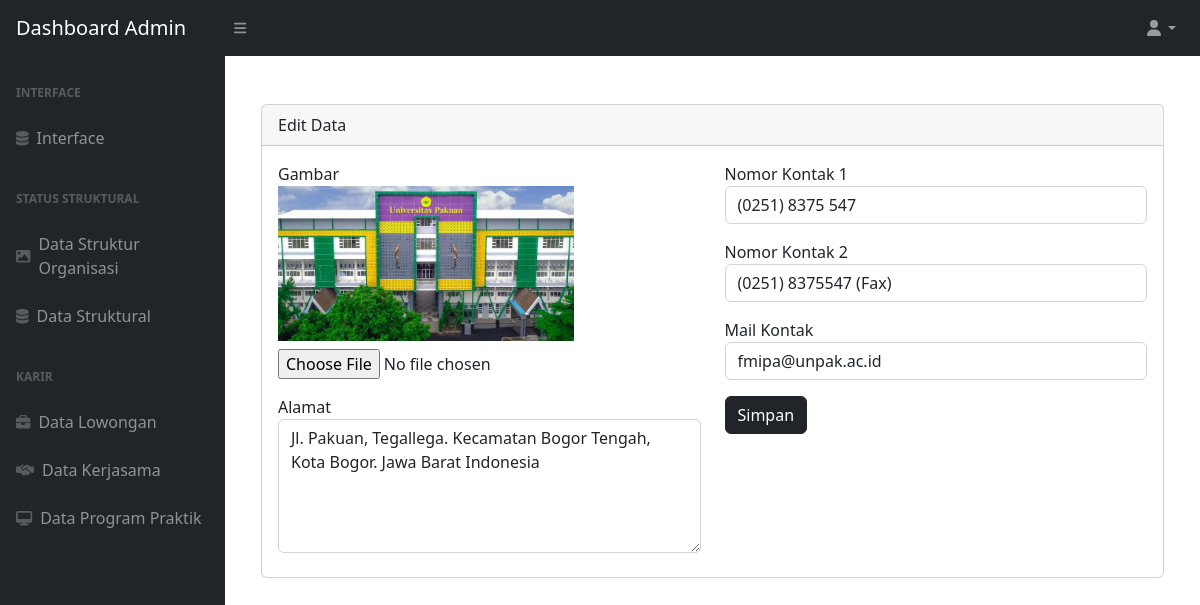
The app's page /admin.php?page=edit-interface&id=1 (signed in) with its own data.
### tables this page shows
CREATE TABLE `interface` (
  `id` int(10) NOT NULL,
  `jumbotron` varchar(255) NOT NULL,
  `address` text NOT NULL,
  `number_contact1` varchar(255) NOT NULL,
  `number_contact2` varchar(225) NOT NULL,
  `mail_contact` varchar(255) NOT NULL
);

### page/admin/edit-interface.php (the view, shortened to what this page needs)
<?php
include 'koneksi.php';
if (isset($_GET['id'])) {
    $id = ($_GET["id"]);
    $query = "SELECT * FROM interface WHERE id='$id'";
    $result = mysqli_query($koneksi2, $query);
    $data = mysqli_fetch_assoc($result);
} else {
    echo "<script>alert('Masukkan data id.');window.location='admin.php?page=jumbotron-admin';</script>";
}
?>
<div class="container">
    <div class="card mt-5">
        <div class="card-header">
            Edit Data
        </div>
        <div class="card-body">
            <form method="POST" action="proses.php?aksi=edit-interface" enctype="multipart/form-data">
                <div class="row">
                    <div class="col-sm-6">
                        <div class="form-group mb-3">
                            <label>Gambar</label>
                            <br>
                            <img class="mb-2" style="width: 70%;" src="image/<?php echo $data['jumbotron']; ?>">
                            <br>
                            <input type="file" name="jumbotron" />
                        </div>
                        <div class="form-group mb-2">
                            <label>Alamat</label>
                            <textarea class="form-control" id="exampleFormControlTextarea1" name="address" rows="5"><?php echo $data['address']; ?></textarea>
                        </div>
                    </div>
                    <div class="col-sm-6">
                        <div class="form-group mb-3">
                            <label>Nomor Kontak 1</label>
                            <input class="form-control" type="text" name="number_contact1" value="<?php echo $data['number_contact1']; ?>" autofocus="" />
                        </div>
                        <div class="form-group mb-3">
                            <label>Nomor Kontak 2</label>
                            <input class="form-control" type="text" name="number_contact2" value="<?php echo $data['number_contact2']; ?>" autofocus="" />
                        </div>
                        <div class="form-group mb-3">
                            <label>Mail Kontak</label>
                            <input class="form-control" type="text" name="mail_contact" value="<?php echo $data['mail_contact']; ?>" autofocus="" />
                        </div>
                        <button type="submit" class="btn btn-md btn-block btn-dark">
                            Simpan
                        </button>
                    </div>
                </div>
            </form>
        </div>
    </div>
</div>
</div>

### records on screen
interface: jumbotron (picture), address "Jl. Pakuan, Tegallega. Kecamatan Bogor Tengah, Kota Bogor. Jawa Barat Indonesia", number_contact1 "(0251) 8375 547", number_contact2 "(0251) 8375547 (Fax)", mail_contact "fmipa@unpak.ac.id"
